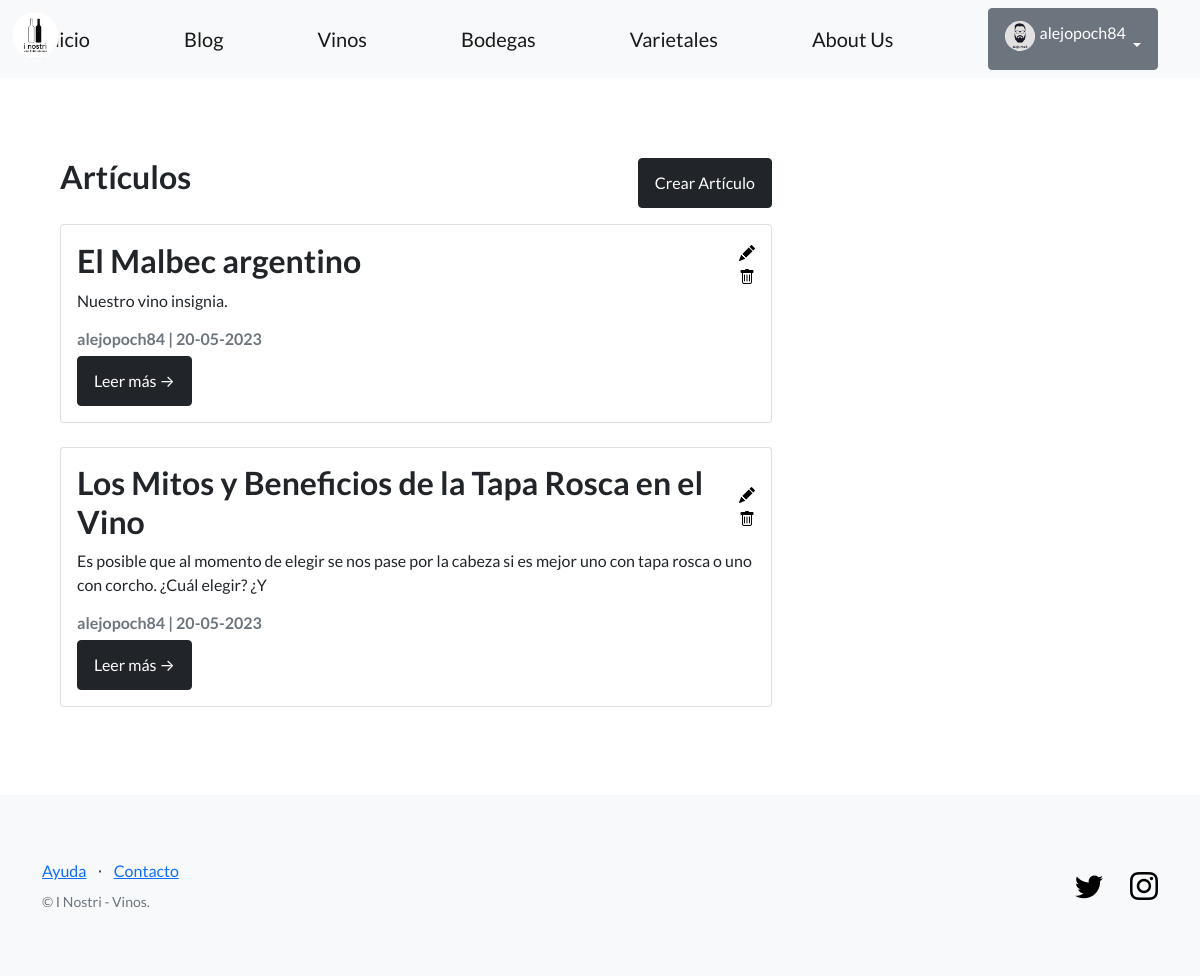
Page /inostri-blog/posts/ (signed in) on the earlier database version.
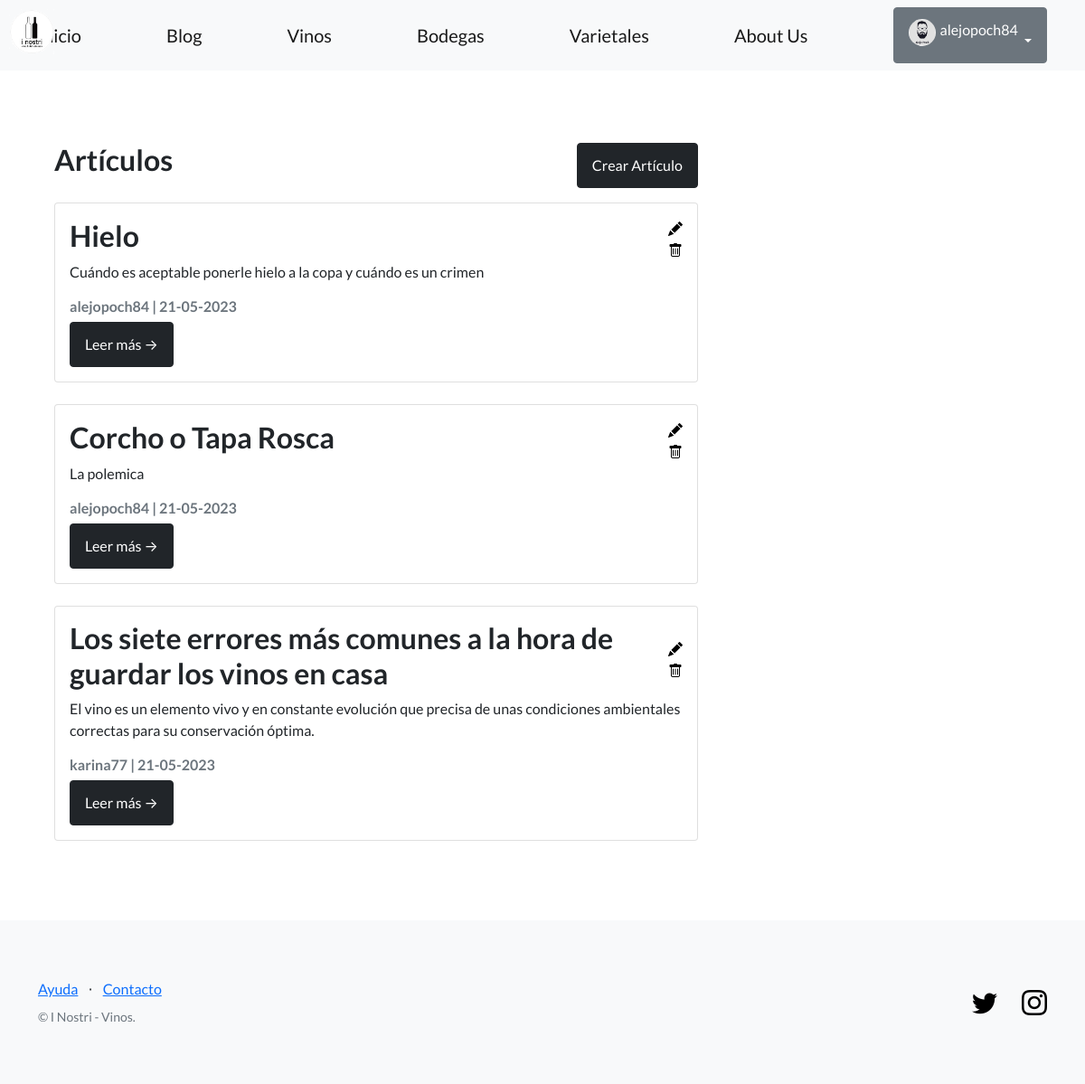
Same page on the later database version.
### perfiles/models.py (models this page shows, shortened)
class Avatar(models.Model):
    user = models.OneToOneField(User, on_delete=models.CASCADE, null=True)
    imagen = models.ImageField(upload_to='avatares', null=True, blank=True)

### blog_inostri/models.py (models this page shows, shortened)
class Articulo(models.Model):
    titulo = models.CharField(max_length=128)
    subtitulo = models.CharField(max_length=256)
    cuerpo = RichTextField(default="")
    autor = models.ForeignKey(User, on_delete=models.CASCADE)
    fecha = models.DateTimeField(auto_now_add=False)
    imagen = models.ImageField(blank=True, null=True)

### blog_inostri/views.py (the view)
# urls.py: path('posts/', PostListView.as_view(), name='lista_posts'),
class PostListView(ListView):
    model = Articulo
    template_name = 'lista_posts'
    context_object_name = 'articulos'
    ordering = ['-fecha']

### blog_inostri/templates/blog_inostri/articulo_list.html (shortened to what this page needs)
{% extends "app_inostri/base.html" %}
{% load static %}
{% block contenido %}
<div class="container">
  <div class="row">
      <div class="col-md-8 mt-3 left">
          <div class="d-flex justify-content-between mb-3">
              <h2>Artículos</h2>
              <a href="{% url 'crear_post' %}" class="btn btn-dark">Crear Artículo</a>
          </div>
          {% if object_list %}
          {% for articulo in object_list %}
          <div class="card mb-4">
              <div class="card-body">
                  <div class="d-flex justify-content-between align-items-center">
                      <h2 class="card-title">{{ articulo.titulo }}</h2>
                      {% if articulo.autor == request.user or request.user.is_superuser %}
                      <form method="post" action="{% url 'eliminar_post' articulo.id %}">
                          <div>
                            <a href="{% url 'editar_post' articulo.id %}">
                              <i class="bi bi-pencil-fill" style="color: black;"></i>
                            </a>
                          </div>
                          <div>
                            <a href="{% url 'eliminar_post' articulo.id %}">
                              <i class="bi bi-trash" style="color: black;"></i>
                            </a>
                          </div>
                      </form>
                      {% endif %}
                  </div>
                  <p class="card-text">{{articulo.subtitulo|slice:":200" }}</p>
                  <p class="card-text text-muted h6">{{ articulo.autor }} | {{ articulo.fecha|date:'d-m-Y'}} </p>
                  <a href="{% url 'ver_post' articulo.id  %}" class="btn btn-dark">Leer más &rarr;</a>
              </div>
          </div>
          {% endfor %}
          {% else %}
          <p>No hay entradas aún.</p>
          {% endif %}
      </div>
  </div>
</div>
{%endblock%}

### app_inostri/templates/app_inostri/base.html (shortened to what this page needs)
{% load static %}
<!DOCTYPE html>
<html lang="en">
    <head>
        <link href="https://cdn.jsdelivr.net/npm/bootstrap-icons@1.5.0/font/bootstrap-icons.css" rel="stylesheet" type="text/css" />
        <link href="{% static 'css/styles.css' %}" rel="stylesheet" />
    </head>
    <body>
        <nav class="navbar navbar-light bg-light static-top">
            <div class="container">
                <img src="{% static 'images/i_nostri.png' %}" alt="I Nostri" class="logo" width=90 height=90>
                <a class="navbar-brand" href="{% url 'inicio' %}">Inicio</a>
                <a class="navbar-brand" href="{% url 'lista_posts' %}">Blog</a>
                <a class="navbar-brand" href="{% url 'lista_vinos' %}">Vinos</a>
                <a class="navbar-brand" href="{% url 'lista_bodegas' %}">Bodegas</a>
                <a class="navbar-brand" href="{% url 'lista_varietales' %}">Varietales</a>
                <a class="navbar-brand" href="{% url 'about_us' %}">About Us</a>
                {% if user.is_authenticated %}
                <div class="dropdown">
                    <button class="btn btn-secondary dropdown-toggle" type="button" id="dropdownMenuButton1" data-bs-toggle="dropdown" aria-expanded="false">
                        <div style="display: inline-flex;">
                            <img src="{{ user.avatar.imagen.url }}" alt="User Avatar" style="width: 30px; height: 30px; border-radius: 50%; margin-right: 5px;">
                            <span>{{ user.username }}</span>
                        </div>
                    </button>
                    </div>
                </div>
                {% else %}
                <a class="btn btn-primary" href="{% url 'login' %}">Iniciar sesión</a>
                <a class="btn btn-success" href="{% url 'registro' %}">Crear nueva cuenta</a>
                {% endif %}
        </nav>
        <section style="padding:4rem 3rem;">
            {% block contenido %}
            {% endblock contenido %}
        </section>
        <footer class="footer bg-light">
            <div class="container">
                <div class="row">
                    <div class="col-lg-6 h-100 text-center text-lg-start my-auto">
                        <ul class="list-inline mb-2">
                            <li class="list-inline-item"><a href="#!">Ayuda</a></li>
                            <li class="list-inline-item">⋅</li>
                            <li class="list-inline-item"><a href="#!">Contacto</a></li>
                        </ul>
                        <p class="text-muted small mb-4 mb-lg-0">&copy; I Nostri - Vinos.</p>
                    </div>
                    <div class="col-lg-6 h-100 text-center text-lg-end my-auto">
                        <ul class="list-inline mb-0">
                            <li class="list-inline-item me-4">
                                <a href="https://twitter.com/coderhouse" style="color: black;"><i class="bi-twitter fs-3"></i></a>
                            </li>
                            <li class="list-inline-item">
                                <a href="https://www.instagram.com/coderhouse/?hl=es" style="color: black;"><i class="bi-instagram fs-3"></i></a>
                            </li>
                        </ul>
                    </div>
                </div>
            </div>
        </footer>
    </body>
</html>

Differences in the rows shown:
removed Articulo: titulo "El Malbec argentino", subtitulo "Nuestro vino insignia.", autor "alejopoch84", fecha "20-05-2023"
removed Articulo: titulo "Los Mitos y Beneficios de la Tapa Rosca en el Vino", subtitulo "Es posible que al momento de elegir se nos pase por la cabeza si es mejor uno con tapa rosca o uno con corcho. ¿Cuál elegir? ¿Y", autor "alejopoch84", fecha "20-05-2023"
added Articulo: titulo "Hielo", subtitulo "Cuándo es aceptable ponerle hielo a la copa y cuándo es un crimen", autor "alejopoch84", fecha "21-05-2023"
added Articulo: titulo "Corcho o Tapa Rosca", subtitulo "La polemica", autor "alejopoch84", fecha "21-05-2023"
added Articulo: titulo "Los siete errores más comunes a la hora de guardar los vinos en casa", subtitulo "El vino es un elemento vivo y en constante evolución que precisa de unas condiciones ambientales correctas para su conservación óptima.", autor "karina77", fecha "21-05-2023"
